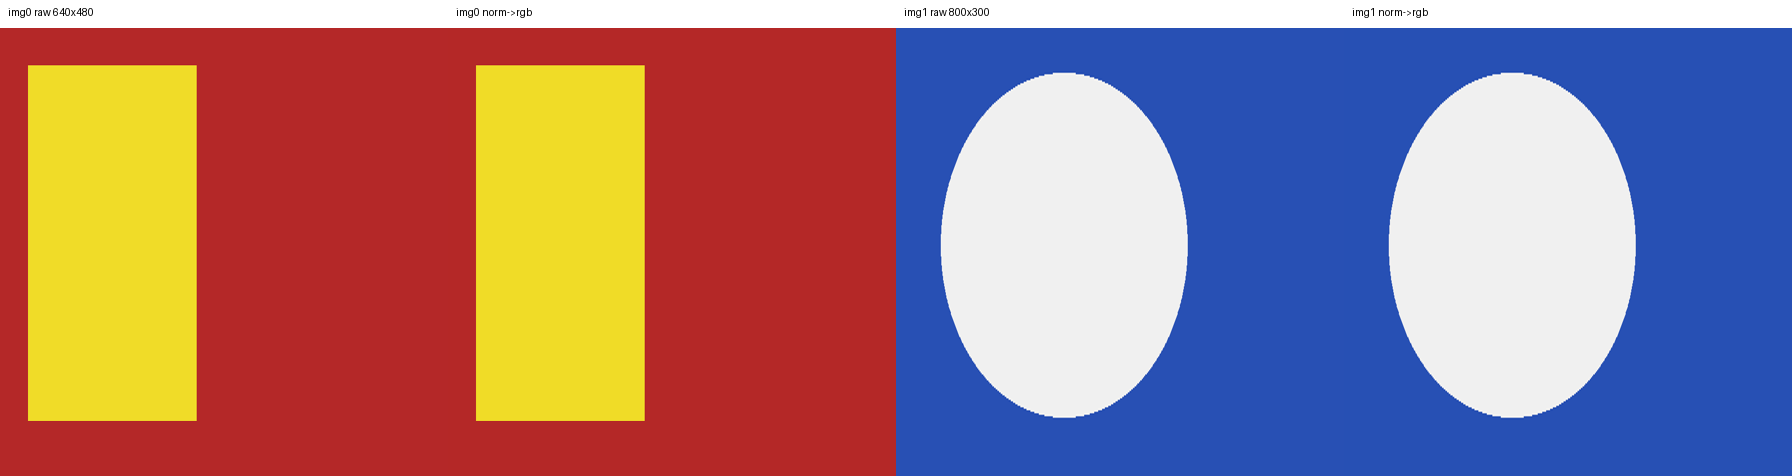

Generate this figure with Python:
"""两张图走过 internvl3_embedder，打印每步张量，存一张对照图。

python trace_internvl3_embedder.py [a.jpg b.jpg] [--model]
没给图就用两张合成图。不加 --model 不加载 InternVL3-1B。
"""
import os
import sys
from PIL import Image, ImageDraw

sys.stdout.reconfigure(encoding="utf-8")
sys.path.append(os.path.abspath(os.path.join(os.path.dirname(__file__), "..")))

import torch
from torchvision.transforms.functional import to_pil_image
from model.internvl3.internvl3_embedder import (
    IMAGENET_MEAN,
    IMAGENET_STD,
    InternVL3Embedder,
    build_transform,
    dynamic_preprocess,
)

SIZE = 448
# 名字按 build_transform 里的顺序，方便对着打印看
STEPS = ("to_rgb", "resize_448", "to_tensor", "imagenet_norm")


def brief(x):
    if isinstance(x, Image.Image):
        return f"PIL {x.mode} {x.size[0]}x{x.size[1]}"
    t = x.detach().float().cpu()
    return (
        f"shape={tuple(x.shape)} dtype={x.dtype} "
        f"min={t.min():.3f} max={t.max():.3f} mean={t.mean():.3f}"
    )


def denorm(t):
    mean = torch.tensor(IMAGENET_MEAN).view(3, 1, 1)
    std = torch.tensor(IMAGENET_STD).view(3, 1, 1)
    view = (t.detach().float().cpu() * std + mean).clamp(0, 1)
    return to_pil_image(view)


def load_images(paths):
    if not paths:
        a = Image.new("RGB", (640, 480), (180, 40, 40))
        b = Image.new("RGB", (800, 300), (40, 80, 180))
        ImageDraw.Draw(a).rectangle([40, 40, 280, 420], fill=(240, 220, 40))
        ImageDraw.Draw(b).ellipse([80, 30, 520, 260], fill=(240, 240, 240))
        print("没给路径，用两张合成图：640x480 和 800x300")
        return [a, b]
    if len(paths) != 2:
        raise SystemExit("用法: python trace_internvl3_embedder.py a.jpg b.jpg [--model]")
    return [Image.open(p).convert("RGB") for p in paths]


def save_sheet(panels, path):
    label_h = 28
    canvas = Image.new("RGB", (SIZE * len(panels), SIZE + label_h), "white")
    draw = ImageDraw.Draw(canvas)
    for i, (im, title) in enumerate(panels):
        canvas.paste(im.resize((SIZE, SIZE)), (i * SIZE, label_h))
        draw.text((i * SIZE + 8, 6), title, fill=(0, 0, 0))
    canvas.save(path)
    print("对照图:", path)


def walk_images(images):
    """对应 InternVL3Embedder._preprocess_images，只走到 pixel_values。"""
    transform = build_transform(SIZE)
    panels, tensors = [], []
    for i, im in enumerate(images):
        print(f"\n[{i}] 输入: {brief(im)}")
        tiles = dynamic_preprocess(im, image_size=SIZE)
        print(f"[{i}] dynamic_preprocess: {len(tiles)} 块, 每块 {tiles[0].size}")
        for tile in tiles:
            x = tile
            for name, step in zip(STEPS, transform.transforms):
                x = step(x)
                print(f"[{i}] {name}: {brief(x)}")
            tensors.append(x)
        panels += [
            (im, f"img{i} raw {im.size[0]}x{im.size[1]}"),
            (denorm(x), f"img{i} norm->rgb"),
        ]
    pixel_values = torch.stack(tensors).bfloat16()
    print(f"\npixel_values: {brief(pixel_values)}")
    return panels


def walk_model(images):
    """对应 get_fused_image_text_embedding_from_tensor_images 里模型那一段。"""
    device = "cuda" if torch.cuda.is_available() else "cpu"
    print(f"\n加载 InternVL3-1B, device={device}")
    embedder = InternVL3Embedder(device=device)
    mask = torch.ones(len(images), dtype=torch.bool)

    pixel_values, num_tiles = embedder._preprocess_images(images)
    print("pixel_values:", brief(pixel_values), "num_tiles", num_tiles)

    vit = embedder.model.extract_feature(pixel_values)
    print("vit_embeds:", brief(vit))

    prompt = embedder._build_multimodal_prompt(num_tiles, "pick up the block")
    print(f"prompt 字符={len(prompt)}  <IMG_CONTEXT>={prompt.count('<IMG_CONTEXT>')}")

    embeds, attn = embedder._prepare_and_fuse_embeddings(prompt, vit, mask, num_tiles)
    print("input_embeds:", brief(embeds))
    print(f"attention_mask: shape={tuple(attn.shape)} 有效token={int(attn.sum())}")

    hidden = embedder.model.language_model(
        inputs_embeds=embeds,
        attention_mask=attn,
        output_hidden_states=True,
        return_dict=True,
    ).hidden_states[-1].float()
    print("最后一层:", brief(hidden))
    print("返回的 cls:", brief(hidden[:, 0]))


if __name__ == "__main__":
    args = sys.argv[1:]
    images = load_images([a for a in args if a != "--model"])
    out = os.path.join(os.path.dirname(__file__), "trace_internvl3_embedder.png")
    save_sheet(walk_images(images), out)
    if "--model" in args:
        walk_model(images)
    else:
        print("没加 --model，视觉塔和语言模型没跑。")
